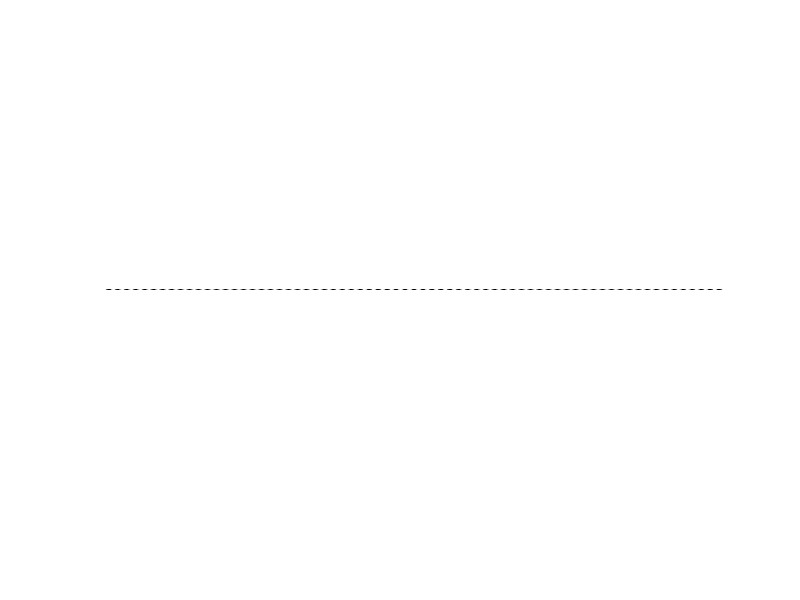
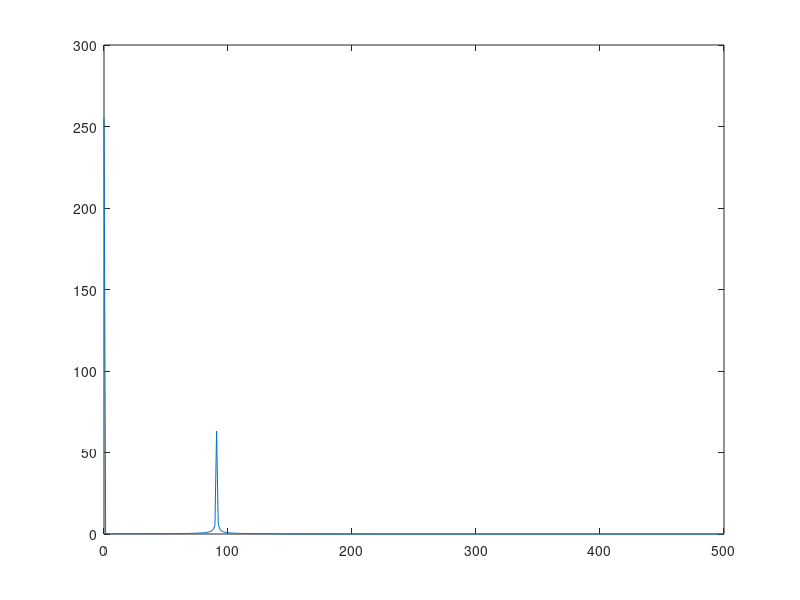

The MATLAB script that drew these images, in order: (Note: this script raises an error after producing the figures.)
clear all;
close all;
clc;

load homework.mat;
load homework_if.mat;

homework_orig = homework;
homework_noisy = homework_if;

homework_f = zeros(400,760);


% choosing row 200, where only interference information is visible

row_200 = homework_noisy(200,:);
figure(2);
imshow(row_200,[]);

row_200_fft = fft(row_200);

Fs = 1000;
T = 1/Fs;
L = length(row_200);
t = (0:L-1)*T;

P2 = abs(row_200_fft / L);
P1 = P2(1:L/2+1);
P1(2:end-1) = 2*P1(2:end-1);
f = Fs*(0:(L/2))/L;

figure(3);
plot(f,P1);

h = win_fourier(71,4,[0.16 0.24],2);

figure(4);
freqz(h);

for i = 1:400
    x_temp = conv(homework_noisy(i,:),h,'same');
    homework_f(i,:) = x_temp;
    for j = 1:760
       if homework_f(i,j) < 0
           homework_f(i,j) = 0;
       elseif homework_f(i,j) > 255
           homework_f(i,j) = 255;           
       end       
       if homework_orig(i,j) < 0
           homework_orig(i,j) = 0;
       elseif homework_orig(i,j) > 255
           homework_orig(i,j) = 255;
       end
    end
end

e_before = norm(homework_noisy - homework_orig,'fro')/norm(homework_orig,'fro')

e_after = norm(homework_f - homework_orig,'fro')/norm(homework_f,'fro')


figure(1);
subplot(3,1,1);
imshow(homework_orig,[]);
subplot(3,1,2);
imshow(homework_noisy,[]);
subplot(3,1,3);
imshow(homework_f,[]);
